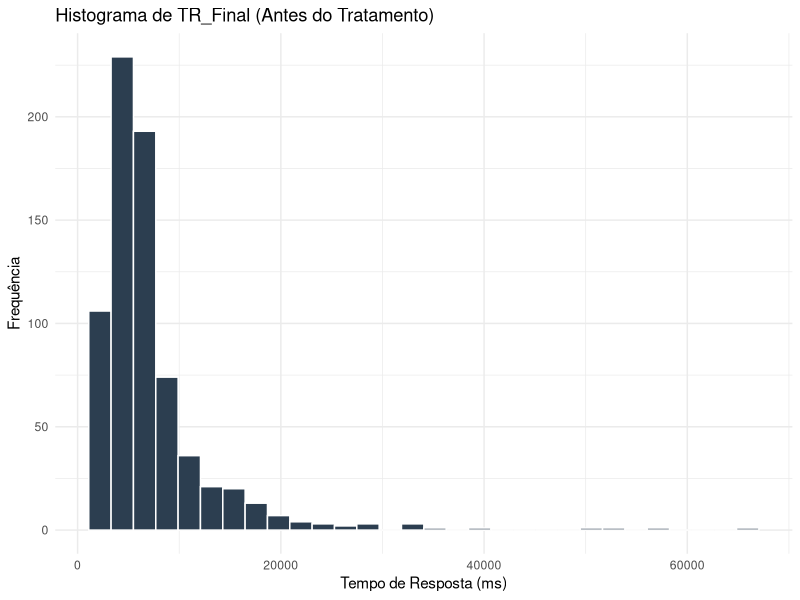
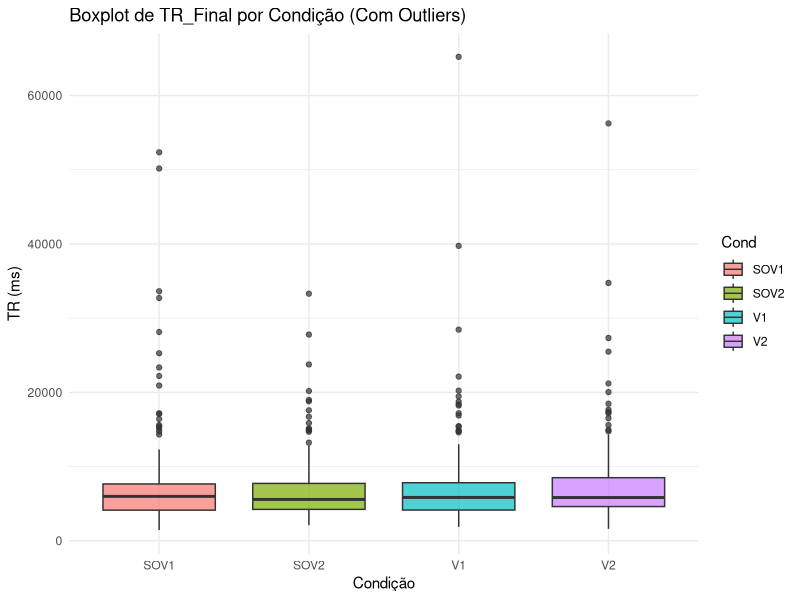
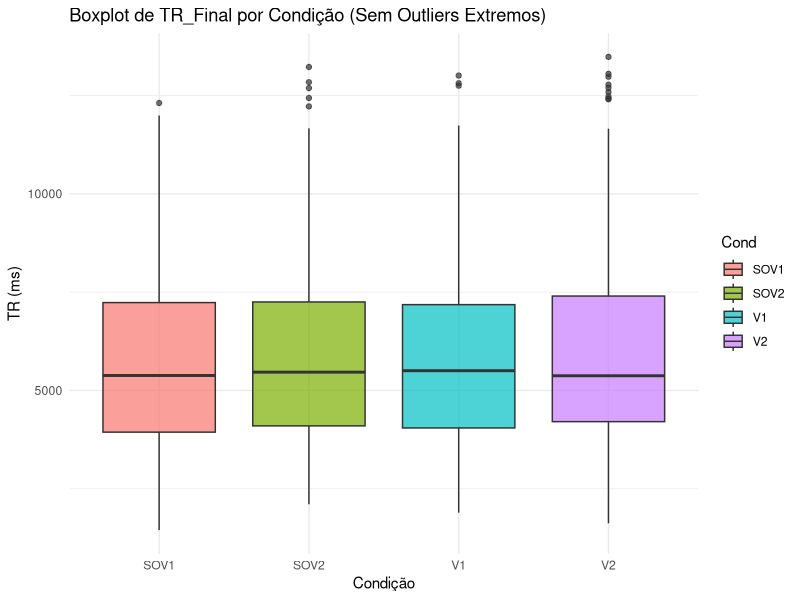
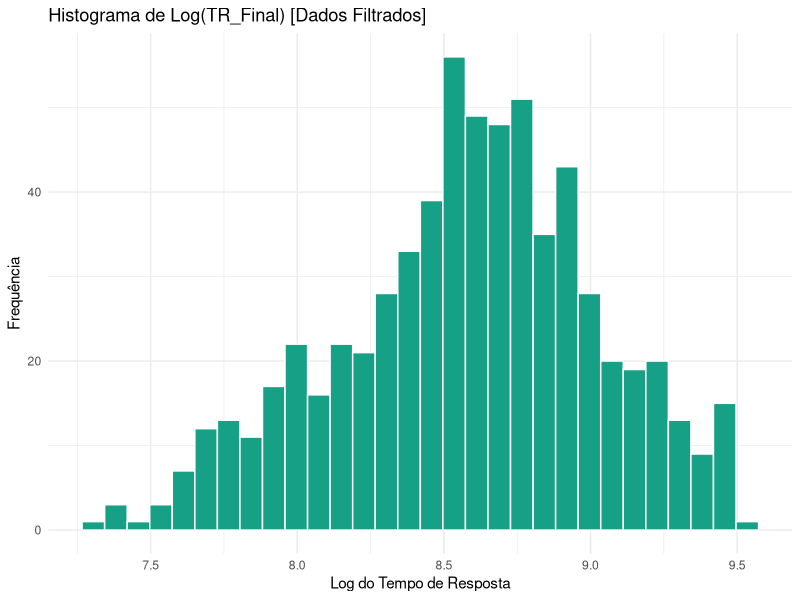
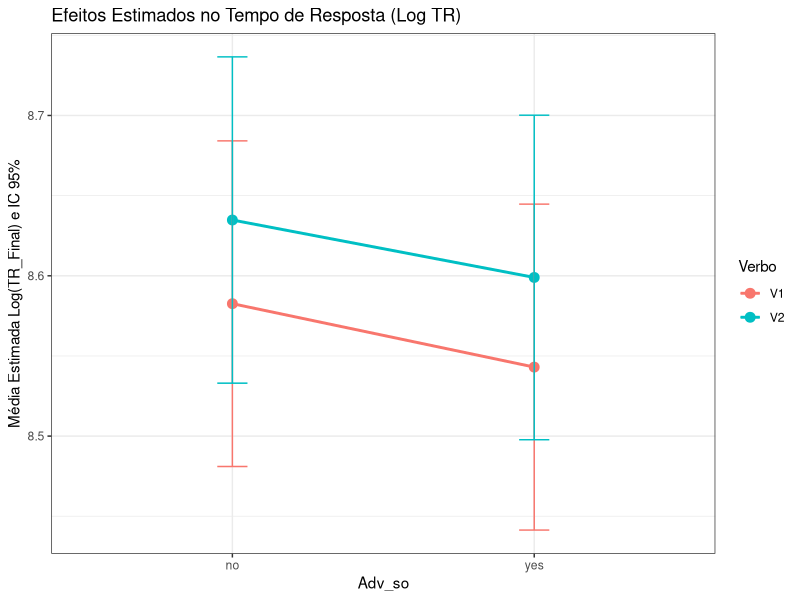
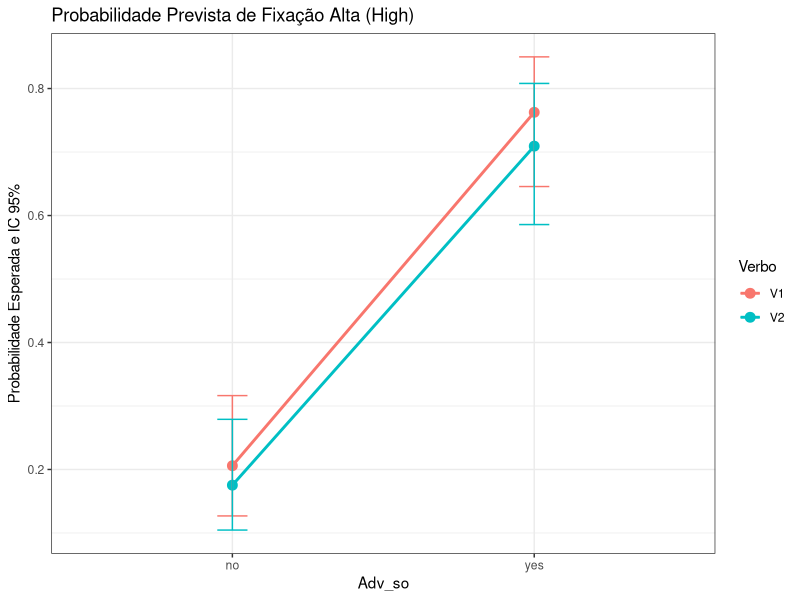

Generate these figures, in order, with R:
# Prompt Gemini: Gemini, no script anterior, faltou o passo de avaliar e excluir outliers de TR_Final, 
# inclua esse passo depois do passo 3.

# ==============================================================================
# SCRIPT DE ANÁLISE EXPERIMENTAL NO R STUDIO (VERSÃO ATUALIZADA)
# Diretrizes: Efeitos Mistos, Tratamento de Outliers e Gráficos de Efeitos
# ==============================================================================

# Instale os pacotes necessários retirando o caractere '#' caso não os tenha:
# install.packages("lme4")       # Modelagem de efeitos mistos (lmer e glmer)
# install.packages("lmerTest")   # P-valores automáticos no resumo do LMM
# install.packages("car")        # Testes de ANOVA Tipo III baseados em Wald
# install.packages("emmeans")    # Comparações múltiplas pós-hoc
# install.packages("tidyverse")  # Manipulação, tabelas e gráficos elegantes (ggplot2)
# install.packages("sjPlot")     # Gráficos automatizados dos efeitos de regressão (opcional)

library(lme4)
library(lmerTest)
library(car)
library(emmeans)
library(tidyverse)

# ------------------------------------------------------------------------------
# Passo 1) Criar um dataframe chamado dados com a leitura do arquivo .csv
# ------------------------------------------------------------------------------
dados <- read.csv("dados_adv_SO.csv", stringsAsFactors = FALSE)


# ------------------------------------------------------------------------------
# Passo 2) Fazer a inspeção dos dados e transformar caracteres em fatores
# ------------------------------------------------------------------------------
cat("\n--- INSPECÇÃO INICIAL DOS DADOS ---\n")
str(dados)

# Conversão de variáveis categóricas para fatores
dados$Subject        <- as.factor(dados$Subject)
dados$Item           <- as.factor(dados$Item)
dados$Group          <- as.factor(dados$Group)
dados$Cond           <- as.factor(dados$Cond)
dados$Adv_so         <- as.factor(dados$Adv_so)
dados$Verbo          <- as.factor(dados$Verbo)
dados$Escolha_attach <- factor(dados$Escolha_attach, levels = c("Low", "High"))


# ------------------------------------------------------------------------------
# Passo 3) Boxplots, histogramas e testes de normalidade para TR_Final
# ------------------------------------------------------------------------------
# Histograma inicial do TR_Final bruto
ggplot(dados, aes(x = TR_Final)) +
  geom_histogram(fill = "#2c3e50", color = "white", bins = 30) +
  theme_minimal() +
  labs(title = "Histograma de TR_Final (Antes do Tratamento)", x = "Tempo de Resposta (ms)", y = "Frequência")

# Boxplot inicial para visualizar os outliers presentes
ggplot(dados, aes(x = Cond, y = TR_Final, fill = Cond)) +
  geom_boxplot(alpha = 0.7) +
  theme_minimal() +
  labs(title = "Boxplot de TR_Final por Condição (Com Outliers)", x = "Condição", y = "TR (ms)")

# Teste de Normalidade de Shapiro-Wilk (Executado em uma subamostra de 500 devido ao limite do teste)
cat("\n--- TESTE DE NORMALIDADE (DADOS BRUTOS) ---\n")
shapiro.test(dados$TR_Final[1:500])


# ------------------------------------------------------------------------------
# NOVO PASSO: Avaliar e Excluir Outliers de TR_Final
# ------------------------------------------------------------------------------
# Utilizaremos o método estatístico clássico do Intervalo Interquartil (IQR).
# Qualquer dado além de [Q1 - 1.5 * IQR] ou [Q2 + 1.5 * IQR] será considerado outlier.

Q1  <- quartile_1 <- quantile(dados$TR_Final, 0.25)
Q3  <- quartile_3 <- quantile(dados$TR_Final, 0.75)
IQR_val <- Q3 - Q1

limite_inferior <- Q1 - 1.5 * IQR_val
limite_superior <- Q3 + 1.5 * IQR_val

# Filtrando os dados (Removendo os Outliers)
dados_limpos <- dados %>% 
  filter(TR_Final >= limite_inferior & TR_Final <= limite_superior)

# Relatório de remoção no console
n_removidos <- nrow(dados) - nrow(dados_limpos)
cat("\n--- RELATÓRIO DE TRATAMENTO DE OUTLIERS ---\n")
cat("Total de observações originais:", nrow(dados), "\n")
cat("Total de outliers removidos:", n_removidos, "\n")
cat("Percentual de dados removidos:", round((n_removidos / nrow(dados)) * 100, 2), "%\n")

# Novo boxplot sem os outliers extremos para comparação
ggplot(dados_limpos, aes(x = Cond, y = TR_Final, fill = Cond)) +
  geom_boxplot(alpha = 0.7) +
  theme_minimal() +
  labs(title = "Boxplot de TR_Final por Condição (Sem Outliers Extremos)", x = "Condição", y = "TR (ms)")


# ------------------------------------------------------------------------------
# Passo 4) Transformar os dados numéricos caso não sigam a distribuição normal
# ------------------------------------------------------------------------------
# Mesmo sem outliers, dados de TR costumam ser assimétricos à direita.
# Aplicamos a transformação em logaritmo nos dados limpos.
dados_limpos$log_TR_Final <- log(dados_limpos$TR_Final)

# Histograma dos dados limpos transformados em Log
ggplot(dados_limpos, aes(x = log_TR_Final)) +
  geom_histogram(fill = "#16a085", color = "white", bins = 30) +
  theme_minimal() +
  labs(title = "Histograma de Log(TR_Final) [Dados Filtrados]", x = "Log do Tempo de Resposta", y = "Frequência")


# ------------------------------------------------------------------------------
# Passo 5) Criar tabelas com valores descritivos de TR_Final (Dados Filtrados)
# ------------------------------------------------------------------------------
cat("\n--- TABELA DESCRITIVA: POR CONDICÃO (SEM OUTLIERS) ---\n")
tab_cond <- dados_limpos %>%
  group_by(Cond) %>%
  summarise(N = n(), Media = mean(TR_Final), DP = sd(TR_Final), Mediana = median(TR_Final))
print(tab_cond)

cat("\n--- TABELA DESCRITIVA: POR ADV_SO (SEM OUTLIERS) ---\n")
tab_adv <- dados_limpos %>%
  group_by(Adv_so) %>%
  summarise(N = n(), Media = mean(TR_Final), DP = sd(TR_Final), Mediana = median(TR_Final))
print(tab_adv)

cat("\n--- TABELA DESCRITIVA: POR VERBO (SEM OUTLIERS) ---\n")
tab_verbo <- dados_limpos %>%
  group_by(Verbo) %>%
  summarise(N = n(), Media = mean(TR_Final), DP = sd(TR_Final), Mediana = median(TR_Final))
print(tab_verbo)


# ------------------------------------------------------------------------------
# Passo 6) Realizar teste de Regressão Linear de Efeitos Mistos (LMM)
# ------------------------------------------------------------------------------
# Rodando o modelo nos dados_limpos e corrigidos
cat("\n--- MODELO LINEAR DE EFEITOS MISTOS (LMM) ---\n")
modelo_lmm <- lmer(log_TR_Final ~ Adv_so * Verbo + (1 | Subject) + (1 | Item), data = dados_limpos)
summary(modelo_lmm)

cat("\n--- TABELA DE ANOVA TIPO III (MÉTODO SATTERTHWAITE) ---\n")
print(Anova(modelo_lmm, type = "III"))


# ------------------------------------------------------------------------------
# Passo 7) Realizar teste de Regressão Logística Binomial de Efeitos Mistos (GLMM)
# ------------------------------------------------------------------------------
# Nota: A remoção de outliers de tempo de reação não obriga a remoção na variável Escolha.
# No entanto, para parear estritamente as análises do artigo, usa-se o mesmo 'dados_limpos'.
cat("\n--- MODELO LOGÍSTICO BINOMIAL DE EFEITOS MISTOS (GLMM) ---\n")
modelo_glmm <- glmer(Escolha_attach ~ Adv_so * Verbo + (1 | Subject) + (1 | Item), 
                     data = dados_limpos, family = binomial)
summary(modelo_glmm)

cat("\n--- ANOVA TIPO III PARA O MODELO LOGÍSTICO ---\n")
print(Anova(modelo_glmm, type = "III"))


# ------------------------------------------------------------------------------
# Passo 8) Desenhar gráficos dos efeitos dos testes de regressão
# ------------------------------------------------------------------------------
# GERANDO OS GRÁFICOS DIRETAMENTE VIA GGPLOT2 + EMMEANS (Evita o erro do sjPlot)

# Gráfico para o Modelo Linear (Tempo de Resposta em Log)
ef_lmm <- as.data.frame(emmeans(modelo_lmm, ~ Adv_so * Verbo))
ggplot(ef_lmm, aes(x = Adv_so, y = emmean, group = Verbo, color = Verbo)) +
  geom_line(size = 1) +
  geom_point(size = 3) +
  geom_errorbar(aes(ymin = lower.CL, ymax = upper.CL), width = 0.1) +
  theme_bw() +
  labs(title = "Efeitos Estimados no Tempo de Resposta (Log TR)",
       x = "Adv_so", y = "Média Estimada Log(TR_Final) e IC 95%")

# Gráfico para o Modelo Logístico Binomial (Probabilidade de Escolha "High")
# O argumento type = "response" converte o log-odds de volta em probabilidade (0 a 1)
ef_glmm <- as.data.frame(emmeans(modelo_glmm, ~ Adv_so * Verbo, type = "response"))
ggplot(ef_glmm, aes(x = Adv_so, y = prob, group = Verbo, color = Verbo)) +
  geom_line(size = 1) +
  geom_point(size = 3) +
  geom_errorbar(aes(ymin = asymp.LCL, ymax = asymp.UCL), width = 0.1) +
  theme_bw() +
  labs(title = "Probabilidade Prevista de Fixação Alta (High)",
       x = "Adv_so", y = "Probabilidade Esperada e IC 95%")
